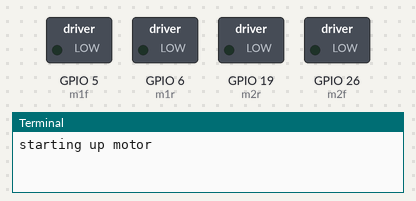
Recording of a program running on a simulated Raspberry Pi (BCM pin numbers). Parts: switched loads named in the program (green lamp = pin HIGH), the last lines printed to the terminal. At 9.0 s the program stops and its outputs stay as they are.

Above: at 0.1 s.
At 1.1 s:
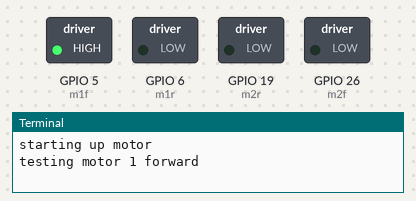
At 3.1 s:
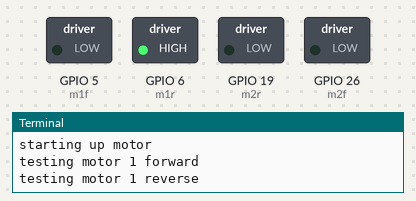
At 5.1 s:
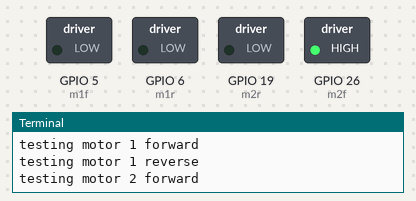
At 7.1 s:
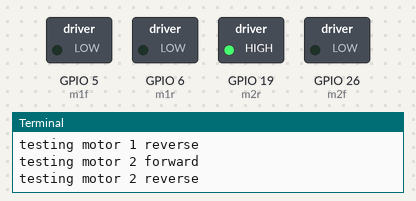
Timing chart, 0 to 9.5 s (numbered marks = the images above):
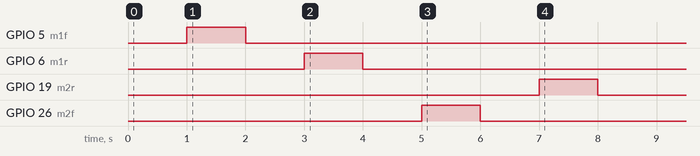

The program:

motorDriver.py
```python
import RPi.GPIO as GPIO
import time

GPIO.setwarnings(False)
GPIO.setmode(GPIO.BCM)

m1f = 5
m1r = 6
m2f = 26
m2r = 19

GPIO.setup(m1f, GPIO.OUT)
GPIO.setup(m1r, GPIO.OUT)
GPIO.setup(m2f, GPIO.OUT)
GPIO.setup(m2r, GPIO.OUT)

print "starting up motor"
time.sleep(1)

print "testing motor 1 forward"
GPIO.output(m1f, True)
GPIO.output(m1r, False)
time.sleep(1)
GPIO.output(m1f, False)
GPIO.output(m1r, False)
time.sleep(1)

print "testing motor 1 reverse"
GPIO.output(m1f, False)
GPIO.output(m1r, True)
time.sleep(1)
GPIO.output(m1f, False)
GPIO.output(m1r, False)
time.sleep(1)

#motor 2
print "testing motor 2 forward"
GPIO.output(m2f, True)
GPIO.output(m2r, False)
time.sleep(1)
GPIO.output(m2f, False)
GPIO.output(m2r, False)
time.sleep(1)

print "testing motor 2 reverse"
GPIO.output(m2f, False)
GPIO.output(m2r, True)
time.sleep(1)
GPIO.output(m2f, False)
GPIO.output(m2r, False)
time.sleep(1)

GPIO.cleanup()
```

Measured:
- by itself, GPIO 5 (m1f): LOW → HIGH at 1.0 s, → LOW 1.0 s later
- by itself, GPIO 6 (m1r): LOW → HIGH at 3.0 s, → LOW 1.0 s later
- by itself, GPIO 19 (m2r): LOW → HIGH at 7.0 s, → LOW 1.0 s later
- by itself, GPIO 26 (m2f): LOW → HIGH at 5.0 s, → LOW 1.0 s later
